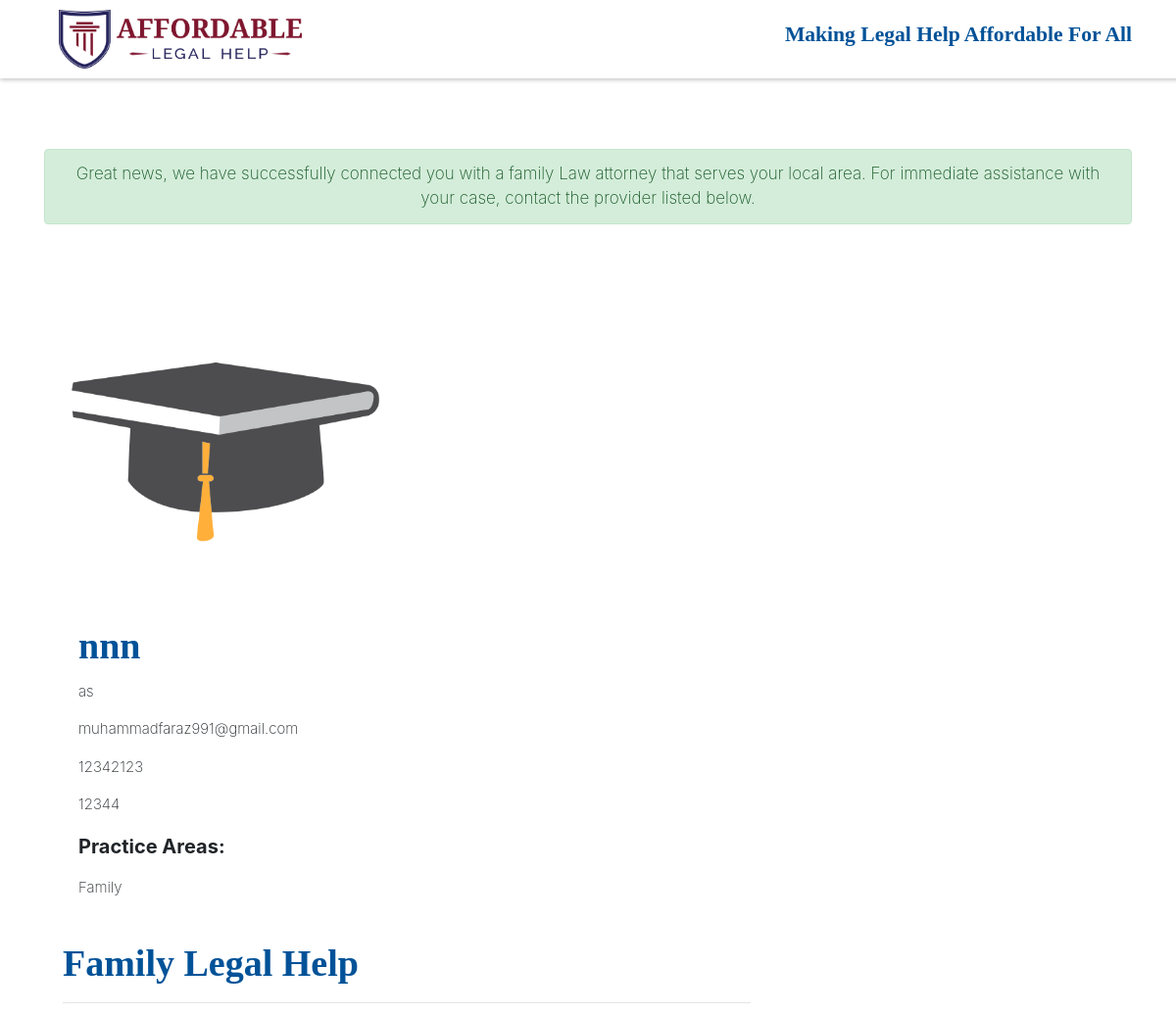
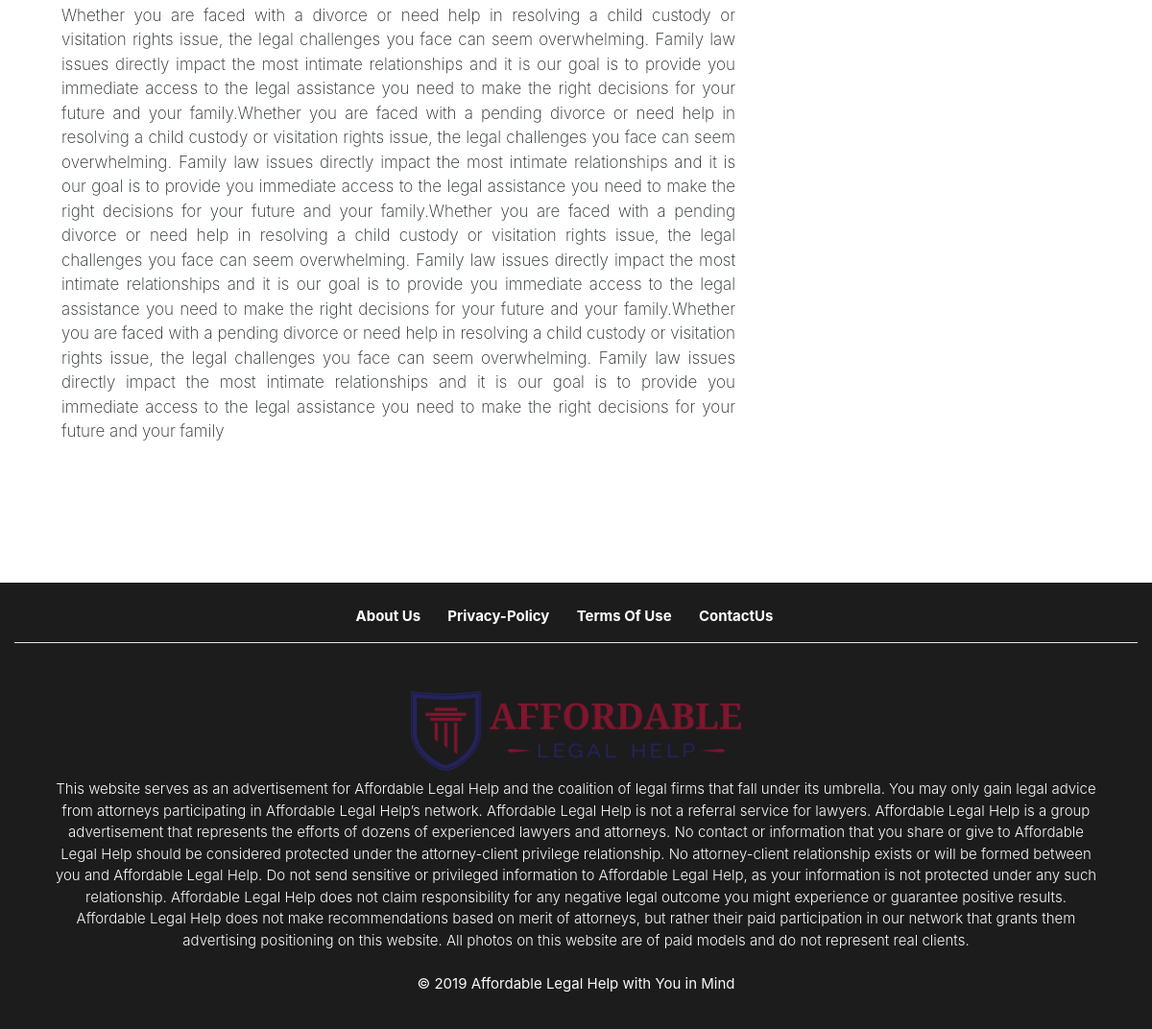
Screenshot of /lawyer_assign.php?idhash=c4ca4238a0b923820dcc509a6f75849b with the database file from the repository (2 pictures, top to bottom).
### tables this page shows
CREATE TABLE `lawyer_profile` (
  `id` int(11) NOT NULL,
  `Play` tinyint(1) NOT NULL,
  `idhash` varchar(100) NOT NULL,
  `Name` varchar(70) NOT NULL,
  `Organization` varchar(25) NOT NULL,
  `Email` varchar(255) NOT NULL,
  `Password` varchar(100) NOT NULL,
  `Contact` varchar(20) NOT NULL,
  `state` varchar(100) NOT NULL,
  `Zipcode` int(5) NOT NULL,
  `Leads` int(100) NOT NULL,
  `total_Leads` int(100) NOT NULL,
  `PendingBalance` int(100) NOT NULL,
  `DummyLeads` int(100) NOT NULL,
  `Picture` varchar(120) NOT NULL,
  `Catogory` varchar(255) NOT NULL,
  `Description` longtext NOT NULL
);

### lawyer_assign.php (the view, shortened to what this page needs)
<!DOCTYPE html PUBLIC "-//W3C//DTD XHTML 1.0 Transitional//EN" "http://www.w3.org/TR/xhtml1/DTD/xhtml1-transitional.dtd">
<html xmlns="http://www.w3.org/1999/xhtml">
<head>
<?php include "libs.php"; ?>
</head>
<body>
<?php include_once "header.php"; ?>
<section class="bg-white container text-center mb-5 mt-5">
	<br />
    <div class="alert alert-success mb-5 xs_texts container-fluid">
        Great news, we have successfully connected you with a family Law attorney that serves your local area. For immediate assistance with your case, contact the provider listed below.
    </div>
    <div class="col-12 pb-5">
    <div class="row">
    	<form method="post" class="form-horizontal" enctype="multipart/form-data">
			<?php
                $database=new Database();
                $db = $database->getConnection();
                $idhash=$_GET['idhash'];
                $sql ="SELECT * from lawyer_profile where lawyer_profile.idhash=:idhash";
                $query = $db -> prepare($sql);
                $query-> bindParam(':idhash', $idhash, PDO::PARAM_STR);
                $query->execute();
                $results=$query->fetchAll(PDO::FETCH_OBJ);
                if($query->rowCount() > 0)
                {
                foreach($results as $result)
                {
            ?>
            <div class="card col-12 col-lg-4 col-md-4 col-sm-12 border-0">
                <img src="img/Lawyer/<?php echo htmlentities($result->Picture);?>" alt="family law img" class="img-fluid images" >
                <?php
					$Name=htmlentities($result->Name);
					$or=htmlentities($result->Organization);
					$Emai=htmlentities($result->Email);
					$Contac=htmlentities($result->Contact);
					$Zipcod=htmlentities($result->Zipcode);
					$Descrip=htmlentities($result->Description);
					$Cat=htmlentities($result->Catogory);
					}
				}?>
                <div class="card-body text-left">
                    <h1 class="font-weight-bold card-title home_heading_settings xl_heading" >
                    	<?php echo "$Name";?>
                    </h1>
                    <p class="xxs_texts">
                    	 <?php echo "$or";?>
                    </p>
                    <p class="xxs_texts">
                    	 <?php echo "$Emai";?>
                    </p>
                    <p class="xxs_texts">
                    	 <?php echo "$Contac";?>
                    </p>
                    <p class="xxs_texts">
                    	 <?php echo "$Zipcod";?>
                    </p>
                    <p class="texts font-weight-bold">Practice Areas: </p>
                    <p class="xxs_texts"><?php echo $Cat ." ";?></p>
                </div>
            </div>
            <div class="mb-5 col-12 col-lg-8 col-md-8 col-sm-12">
                <div class="text-left m-1 mt-2">
                    <h1 class="font-weight-bold home_heading_settings xl_heading"><?php echo $Cat ." ";?>Legal Help</h1><hr />
                    <p style="text-align:justify;" class="xs_texts">
                        <?php echo $Descrip?>
                    </p>
                </div>
            </div>
		</form>
    </div>
    </div>
</section>
<?php include_once "footer.php"; ?>
</body>
</html>

### libs.php (shortened to what this page needs)
<link rel="stylesheet" href="https://maxcdn.bootstrapcdn.com/bootstrap/4.3.1/css/bootstrap.min.css">
<link rel="stylesheet" href="https://cdnjs.cloudflare.com/ajax/libs/font-awesome/5.10.2/css/all.css">
<link rel="stylesheet" href="https://cdnjs.cloudflare.com/ajax/libs/font-awesome/4.7.0/css/font-awesome.min.css">
<link rel="stylesheet" href="style sheet/css1_new.css">

### header.php
<nav class="navbar navbar-expand-md bg-white" style="box-shadow: 4px -2px 4px 4px #CCCCCC; padding:10px">
    <div class="container">
    	<div class=" col-lg-3 col-md-4 col-sm-3 col-6 ">
        	<a href="home"><img class="logo images" src="Image/legalHelp.png" alt="Affordable Legal Help" /></a>
        </div>
        <div class="text-right text-white">
            <h5 class="home_heading_settings font-weight-bold" style="font-size:1.8vw;">Making Legal Help Affordable For All</h5>
        </div>
    </div>
</nav>

### footer.php
<footer class="text-light text-center container-fluid xxs_texts" style="background-color: #1c1c1c;" >
    <div class="pt-4 pb-4">
        <a href="about-us" class="pr-4 text-white font-weight-bold" >About Us</a>
        <a href="privacy-policy" class="pr-4 text-white font-weight-bold" >Privacy-Policy</a>
        <a href="terms-of-use" class="pr-4 text-white font-weight-bold" >Terms Of Use</a>
        <a href="contact-us" class="pr-4 text-white font-weight-bold" >ContactUs</a>
        <hr style="background-color:#FFF;" />
    </div>
	<div class="col-lg-12 col-md-12 col-sm-12 col-12">
        <div  style=" padding:10px 10px 20px 10px;">
        	<a href="home"><img class="images col-lg-4 col-md-4 col-sm-6 col-6"  src="Image/legalHelp.png" alt="Affordable Legal Help" /></a>
            <p class="container  mt-2 text-justified font-weight-light">
                    This website serves as an advertisement for Affordable Legal Help and the coalition of legal firms that fall under its umbrella. You may only gain legal advice from attorneys participating in Affordable Legal Help’s network. Affordable Legal Help is not a referral service for lawyers. Affordable Legal Help is a group advertisement that represents the efforts of dozens of experienced lawyers and attorneys. No contact or information that you share or give to Affordable Legal Help should be considered protected under the attorney-client privilege relationship. No attorney-client relationship exists or will be formed between you and Affordable Legal Help. Do not send sensitive or privileged information to Affordable Legal Help, as your information is not protected under any such relationship. Affordable Legal Help does not claim responsibility for any negative legal outcome you might experience or guarantee positive results. Affordable Legal Help does not make recommendations based on merit of attorneys, but rather their paid participation in our network that grants them advertising positioning on this website. All photos on this website are of paid models and do not represent real clients. <br /><br /><b>© 2019 Affordable Legal Help with You in Mind</b>
            </p>
        </div>
    </div>
</footer>

### style sheet/css1_new.css (style rules this page uses)
.images { width:100%; height:auto; }
html { scroll-behavior:smooth; }
.home_heading_settings { font-family:"Palatino Linotype", "Book Antiqua", Palatino, serif; color:#005298; }
.xl_heading { font-size:38px; font-weight:700; }
.texts { font-size:20px; font-weight:240; }
.xs_texts { font-size:17px; font-weight:200; }
.xxs_texts { font-size:15px; font-weight:180; }

### rows the page displays
lawyer_profile: Picture (picture), Name "nnn", Organization "as", Email "muhammadfaraz991@gmail.com", Contact "12342123", Zipcode "12344", Catogory "Family", Description "Whether you are faced with a divorce or need help in resolving a child custody or visitation rights issue, the legal challenges you face can seem overwhelming. Family law issues directly impact the most intimate relationships and it is our goal is to provide you immediate access to the legal assistance you need to make the right decisions for your future and your family.Whether you are faced with a pending divorce or need help in resolving a child custody or visitation rights issue, the legal challenges you face can seem overwhelming. Family law issues directly impact the most intimate relationships and it is our goal is to provide you immediate access to the legal assistance you need to…"
